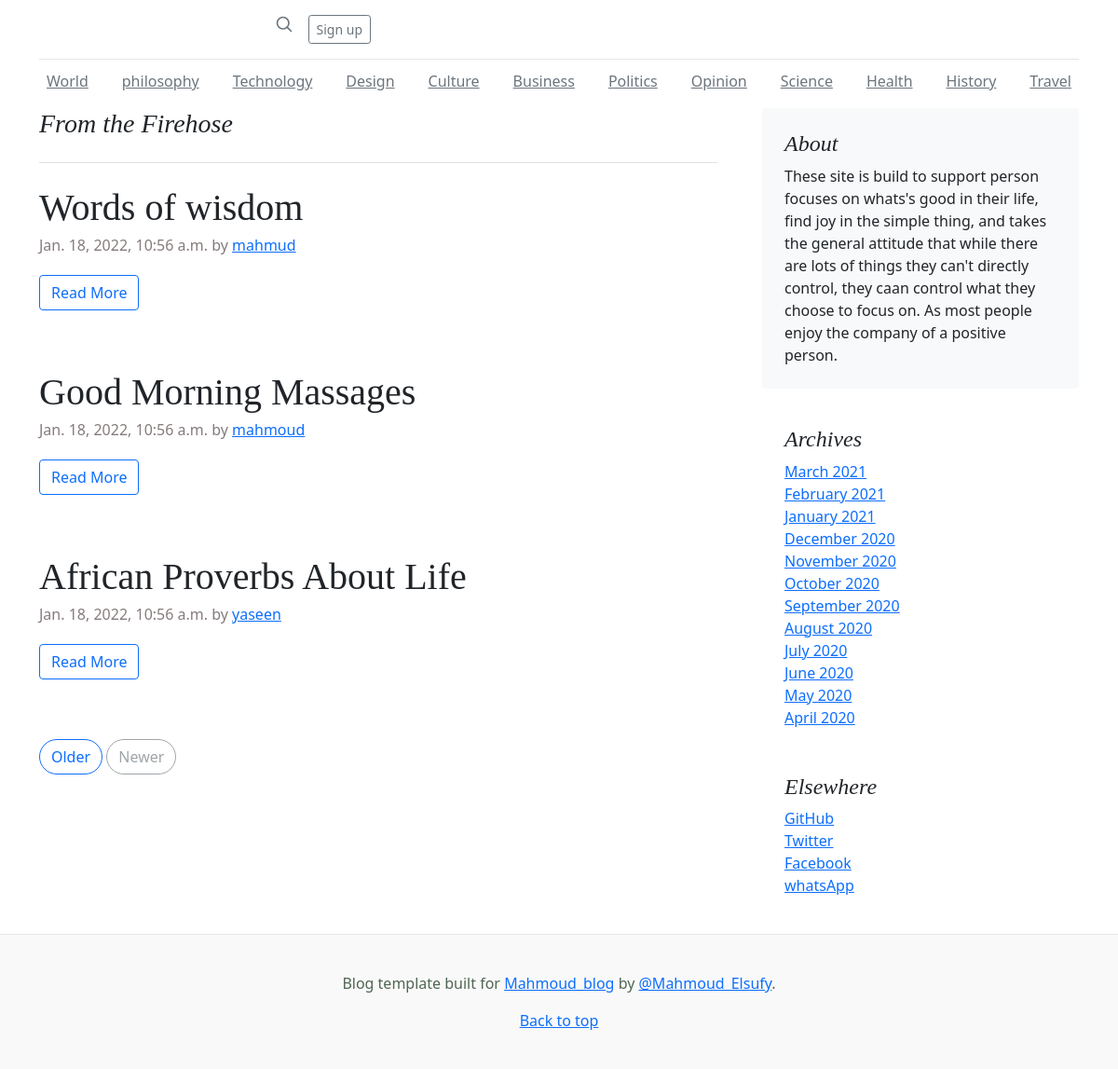
The page / on the database its author committed.
### blog/models.py (models this page shows, shortened)
class Post(models.Model):
    author = models.ForeignKey(settings.AUTH_USER_MODEL, on_delete=models.CASCADE )
    title = models.CharField(max_length=100)
    body = models.TextField()
    status = models.CharField(max_length=9, choices=POST_STATUS)
    create_time = models.DateTimeField(default=timezone.now)
    class Meta:
        verbose_name="post site"
        verbose_name_plural="post sites"
    def get_absolute_url(self):
        kwargs={
            "pk": self.pk
        }
        return reverse("post-details", kwargs=kwargs)

### blog/views.py (the view)
# urls.py: path('',index_blog),
def index_blog(request):
    context = {
        "posts": Post.objects.all()
    }
    return render(request=request,template_name="index.html", context=context)

### blog/templates/index.html (shortened to what this page needs)
{% extends 'base.html' %}
{% load static %}
{% block content %}
  <div class="row g-5">
    <div class="col-md-8">
      <h3 class="pb-4 mb-4 fst-italic border-bottom">
        From the Firehose
      </h3>
      {% for post in posts %}
      <article class="blog-post">
        <h2 class="blog-post-title">{{post.title}}</h2>
        <p class="blog-post-meta">{{post.create_time}} by <a href="#">{{post.author}}</a></p>
        <a class="btn btn-outline-primary" href="{{post.get_absolute_url}}">Read More</a>
      </article>
      {% endfor %}
      <nav class="blog-pagination" aria-label="Pagination">
        <a class="btn btn-outline-primary" href="#">Older</a>
        <a class="btn btn-outline-secondary disabled">Newer</a>
      </nav>
    </div>
    <div class="col-md-4">
      <div class="position-sticky" style="top: 2rem;">
        <div class="p-4 mb-3 bg-light rounded">
          <h4 class="fst-italic">About</h4>
          <p class="mb-0"> These site is build to support person focuses on whats's good in their life, find joy in the simple thing, and takes the general attitude that while there are lots of things they can't directly control, they caan control what they choose to focus on. As most people enjoy the company of a positive person.
             </p>
        </div>
        <div class="p-4">
          <h4 class="fst-italic">Archives</h4>
          <ol class="list-unstyled mb-0">
            <li><a href="#">March 2021</a></li>
            <li><a href="#">February 2021</a></li>
            <li><a href="#">January 2021</a></li>
            <li><a href="#">December 2020</a></li>
            <li><a href="#">November 2020</a></li>
            <li><a href="#">October 2020</a></li>
            <li><a href="#">September 2020</a></li>
            <li><a href="#">August 2020</a></li>
            <li><a href="#">July 2020</a></li>
            <li><a href="#">June 2020</a></li>
            <li><a href="#">May 2020</a></li>
            <li><a href="#">April 2020</a></li>
          </ol>
        </div>
        <div class="p-4">
          <h4 class="fst-italic">Elsewhere</h4>
          <ol class="list-unstyled">
            <li><a href="#">GitHub</a></li>
            <li><a href="#">Twitter</a></li>
            <li><a href="#">Facebook</a></li>
            <li><a href="#">whatsApp</a></li>
          </ol>
        </div>
      </div>
    </div>
  </div>
{% endblock content %}

### blog/templates/base.html (shortened to what this page needs)
{% load static %}
<!doctype html>
<html lang="en">
  <head>
<link href="{% static 'blog/assets/dist/css/bootstrap.min.css' %}" rel="stylesheet">
    <link href="{% static 'blog/css/blog.css' %}" rel="stylesheet">
  </head>
  <body>
<div class="container">
  <header class="blog-header py-3">
    <div class="row flex-nowrap justify-content-between align-items-center">
      <div class="col-4 d-flex justify-content-end align-items-right">
        <a class="link-secondary" href="#" aria-label="Search">
          <svg xmlns="http://www.w3.org/2000/svg" width="20" height="20" fill="none" stroke="currentColor" stroke-linecap="round" stroke-linejoin="round" stroke-width="2" class="mx-3" role="img" viewBox="0 0 24 24"><title>Search</title><circle cx="10.5" cy="10.5" r="7.5"/><path d="M21 21l-5.2-5.2"/></svg>
        </a>
        <a class="btn btn-sm btn-outline-secondary" href="#">Sign up</a>
      </div>
    </div>
  </header>
  <div class="nav-scroller py-1 mb-2">
    <nav class="nav d-flex justify-content-between">
      <a class="p-2 link-secondary" href="{{post.get_absolute_url}}">World</a>
      <a class="p-2 link-secondary" href="#">philosophy</a>
      <a class="p-2 link-secondary" href="#">Technology</a>
      <a class="p-2 link-secondary" href="#">Design</a>
      <a class="p-2 link-secondary" href="#">Culture</a>
      <a class="p-2 link-secondary" href="#">Business</a>
      <a class="p-2 link-secondary" href="#">Politics</a>
      <a class="p-2 link-secondary" href="#">Opinion</a>
      <a class="p-2 link-secondary" href="#">Science</a>
      <a class="p-2 link-secondary" href="#">Health</a>
      <a class="p-2 link-secondary" href="#">History</a>
      <a class="p-2 link-secondary" href="#">Travel</a>
    </nav>
  </div>
</div>
<main class="container">
    {% block content %}
    {% endblock content %}
</main>
<footer class="blog-footer">
  <p>Blog template built for <a href="https://mahmoudblog.com/">Mahmoud_blog</a> by <a href="https://twitter.com/mdo">@Mahmoud_Elsufy</a>.</p>
  <p>
    <a href="#">Back to top</a>
  </p>
</footer>
  </body>
</html>

### blog/static/blog/css/blog.css (style rules this page uses)
.blog-header { line-height: 1; border-bottom: 1px solid #e5e5e5; }
h1, h2, h3, h4, h5, h6 { font-family: "Playfair Display", Georgia, "Times New Roman", serif; }
.nav-scroller { position: relative; z-index: 2; height: 2.75rem; overflow-y: hidden; }
.nav-scroller .nav { display: flex; flex-wrap: nowrap; padding-bottom: 1rem; margin-top: -1px; overflow-x: auto; text-align: center; white-space: nowrap; -webkit-overflow-scrolling: touch; }
.blog-pagination { margin-bottom: 4rem; }
.blog-pagination > .btn { border-radius: 2rem; }
.blog-post { margin-bottom: 4rem; }
.blog-post-title { margin-bottom: .25rem; font-size: 2.5rem; }
.blog-post-meta { margin-bottom: 1.25rem; color: #867b7b; }
.blog-footer { padding: 2.5rem 0; color: #506653; text-align: center; background-color: #f9f9f9; border-top: .05rem solid #e5e5e5; }
.blog-footer p:last-child { margin-bottom: 0; }

### rows shown on the page
Post: title "Words of wisdom", create_time "Jan. 18, 2022, 10:56 a.m.", author "mahmud"
Post: title "Good Morning Massages", create_time "Jan. 18, 2022, 10:56 a.m.", author "mahmoud"
Post: title "African Proverbs About Life", create_time "Jan. 18, 2022, 10:56 a.m.", author "yaseen"
